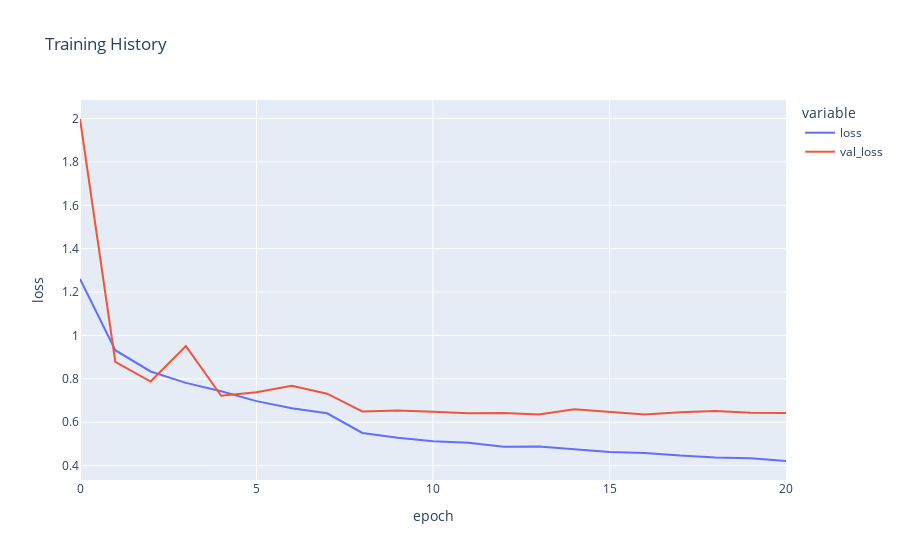

The notebook cell saved with this chart:
### Code cell
fig = px.line(
    history_ethnicity.history, y=['loss', 'val_loss'],
    labels={'index': 'epoch', 'value': 'loss'}, 
    title='Training History')
fig.show()

### Figure 1 — Plotly figure (JSON) as saved in the notebook; plotly's stock layout.template omitted (floating-point values rounded to 4 significant figures)
{"data": [{"hovertemplate": "variable=loss<br>epoch=%{x}<br>loss=%{y}<extra></extra>", "legendgroup": "loss", "line": {"color": "#636efa", "dash": "solid"}, "marker": {"symbol": "circle"}, "mode": "lines", "name": "loss", "orientation": "v", "showlegend": true, "type": "scatter", "x": [0, 1, 2, 3, 4, 5, 6, 7, 8, 9, 10, 11, 12, 13, 14, 15, 16, 17, 18, 19, 20], "xaxis": "x", "y": [1.26, 0.9319, 0.834, 0.7813, 0.7428, 0.6972, 0.6648, 0.6413, 0.5507, 0.528, 0.5125, 0.5049, 0.487, 0.4886, 0.475, 0.4631, 0.4586, 0.4461, 0.4378, 0.4337, 0.4213], "yaxis": "y"}, {"hovertemplate": "variable=val_loss<br>epoch=%{x}<br>loss=%{y}<extra></extra>", "legendgroup": "val_loss", "line": {"color": "#EF553B", "dash": "solid"}, "marker": {"symbol": "circle"}, "mode": "lines", "name": "val_loss", "orientation": "v", "showlegend": true, "type": "scatter", "x": [0, 1, 2, 3, 4, 5, 6, 7, 8, 9, 10, 11, 12, 13, 14, 15, 16, 17, 18, 19, 20], "xaxis": "x", "y": [1.998, 0.8788, 0.7877, 0.9512, 0.7218, 0.7384, 0.7685, 0.7315, 0.6497, 0.6539, 0.6487, 0.6415, 0.6424, 0.6362, 0.6597, 0.6482, 0.6358, 0.6455, 0.6518, 0.6439, 0.6421], "yaxis": "y"}], "layout": {"legend": {"title": {"text": "variable"}, "tracegroupgap": 0}, "title": {"text": "Training History"}, "xaxis": {"anchor": "y", "domain": [0, 1], "title": {"text": "epoch"}}, "yaxis": {"anchor": "x", "domain": [0, 1], "title": {"text": "loss"}}}}
